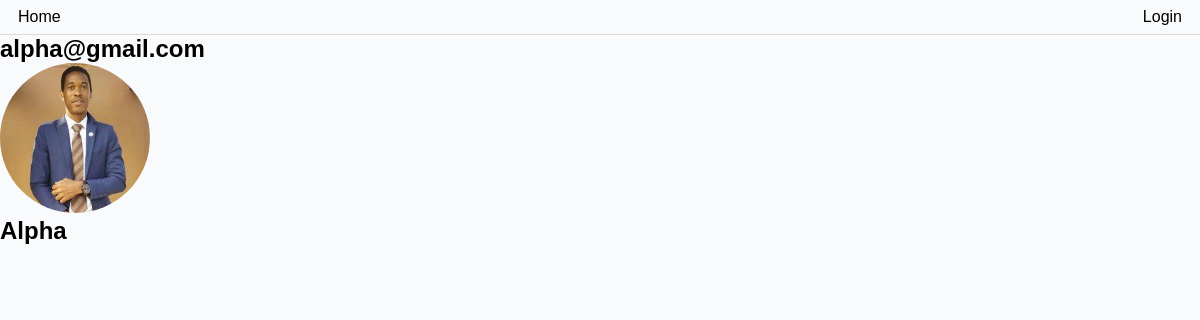
Page /user/90d2bdf6-befb-4f30-aac8-5efe97626045/ on the committed database.
### base/models.py (models this page shows)
class User(AbstractUser):
    name = models.CharField(max_length=255, null=True)
    email = models.EmailField(unique=True, null=True)
    bio = models.TextField(blank=True, null=True)
    avatar = ResizedImageField(size=[300,300], default='avatar.png')
    id = models.UUIDField(default=uuid.uuid4, unique=True,primary_key=True, editable=False)
    hackathon_participants = models.BooleanField(default=True, null=True)
    USERNAME_FIELD ="email"
    REQUIRED_FIELDS = ['username']
    twitter = models.URLField(max_length=500, null=True, blank=True)
    linkedin = models.URLField(max_length=500, null=True, blank=True)
    website = models.URLField(max_length=500, null=True, blank=True)
    facebook = models.URLField(max_length=500, null=True, blank=True)
    github = models.URLField(max_length=500, null=True, blank=True)

### base/views.py (the view)
# urls.py: path('user/<str:pk>/', views.user_page, name="profile"),
def user_page(request, pk):
    user = User.objects.get(id=pk)
    context = {"user": user}
    return render(request, "profile.html", context)

### base/templates/profile.html (shortened to what this page needs)
{% extends "main.html" %}
{% block content %}
<h1>{{user}}</h1>
<div class="section">
    <img class="user--avatar--lg" src="{{user.avatar.url}}" alt="">
    <h1>{{user.name}}</h1>
</div>
{% endblock content %}

### base/static/css/main.css (style rules this page uses)
* { box-sizing: border-box; padding: 0; margin: 0; font-family: Verdana, Geneva, Tahoma, sans-serif; background-color: rgb(249, 250, 251); }
.user--avatar--lg { height: 150px; width: 150px; object-fit: cover; border-radius: 50%; }

### rows in the picture
User: email "alpha@gmail.com", avatar (picture), name "Alpha"
